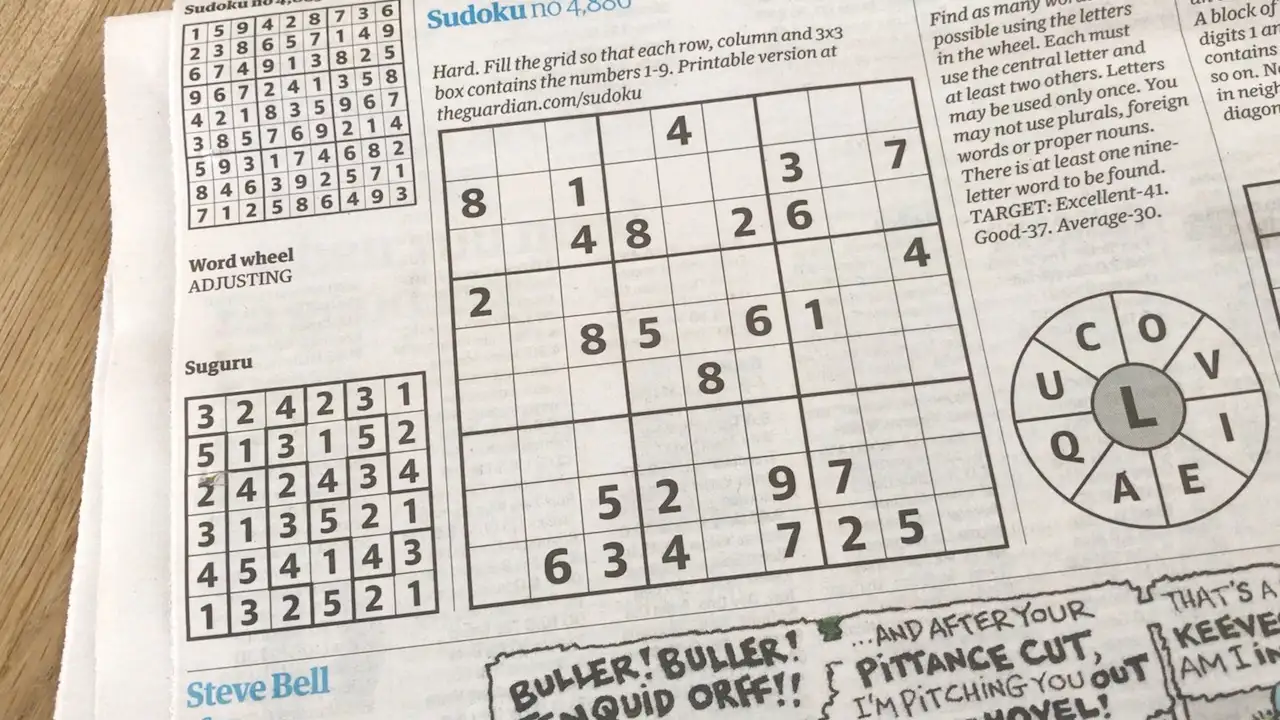
#> input picture Image test/1-puzzle.webp, 1280 x 720 px
$ python -i image_processing.py   (imports and definitions only)
#> lines starting #> are read from the running program, lines starting #| are printed output that depends on the picture; after the words box and inside, x2 and y2 are one past the last pixel; in counts of white or black regions, pixels touching at a corner belong together
import cv2
import numpy as np
import tensorflow as tf

# [4 lines left out: function preprocess, not called in this run]

def extract_frame(img):
    frame = np.zeros(img.shape, np.uint8)

    thresh = cv2.adaptiveThreshold(img, 255, 0, 1, 9, 5)
    contours, hier = cv2.findContours(thresh, cv2.RETR_TREE, cv2.CHAIN_APPROX_SIMPLE)

    biggest_contour = []
    res = []
    max_area = 0
    for contour in contours:
        area = cv2.contourArea(contour)
        perimeter = cv2.arcLength(contour, True)
        approx = cv2.approxPolyDP(contour, 0.01 * perimeter, True)
        if len(approx) == 4 and area > max_area and area > 40000:
            max_area = area
            biggest_contour = approx
    if len(biggest_contour) > 0:
        cv2.drawContours(frame, [biggest_contour], 0, 255, -1)
        cv2.drawContours(frame, [biggest_contour], 0, 0, 2)
        res = cv2.bitwise_and(img, frame)
    return res, biggest_contour, frame, thresh

# [9 lines of commented-out code are left out]

# [132 lines left out: functions get_corners, perspective_transform, extract_numbers, preprocess_numbers, center_numbers, process_cell and 6 more, not called in this run]

>>> import cv2
>>> picture = cv2.imread('Image test/1-puzzle.webp', cv2.IMREAD_GRAYSCALE)
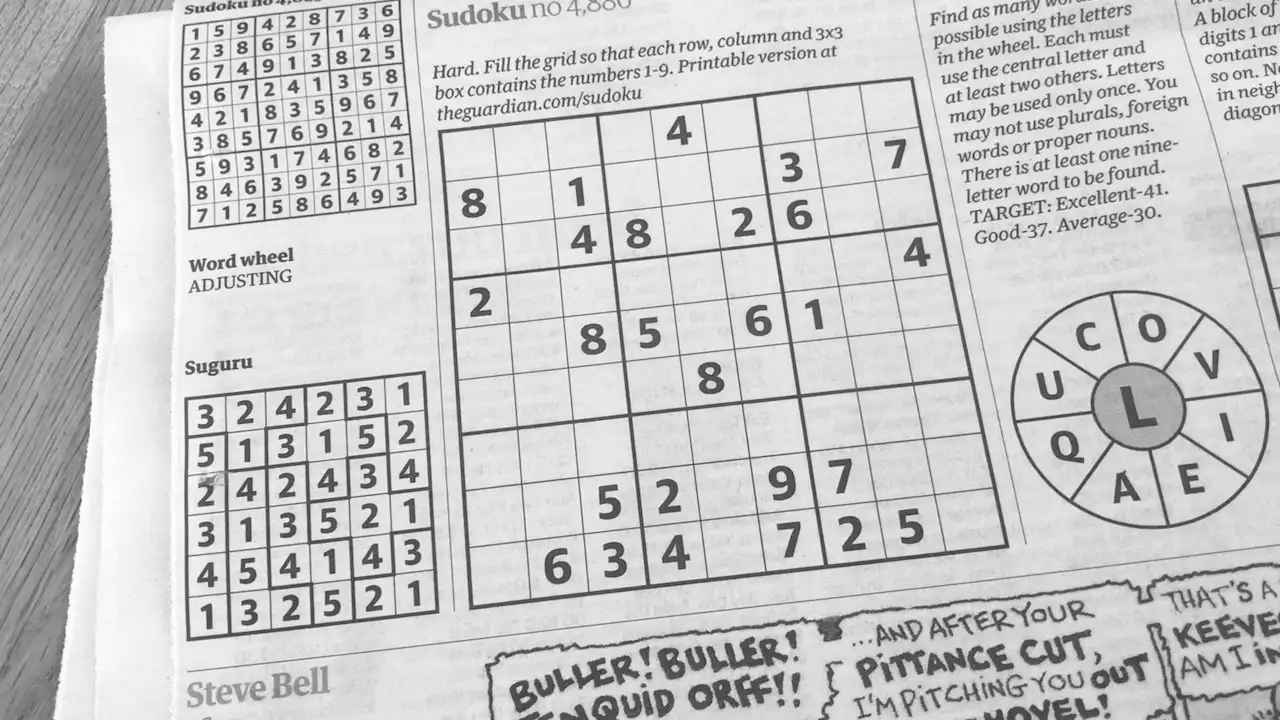
#> picture: shape (720, 1280); min 39, max 255, mean 200
>>> result = extract_frame(picture)
#> in extract_frame, `thresh = cv2.adaptiveThreshold(img, 255, 0, 1, 9, 5)`:
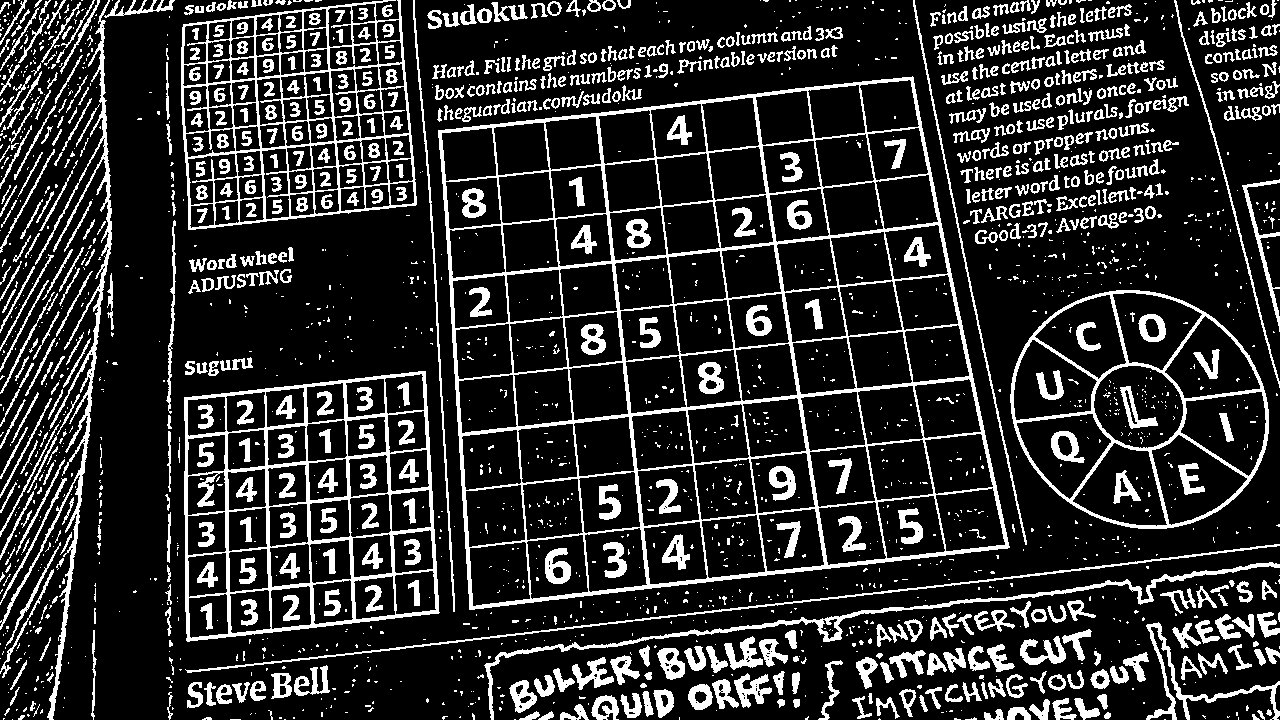
#> thresh: shape (720, 1280); 18% white; 2255 white regions (1484 under 20 px)
#> in extract_frame, `contours, hier = cv2.findContours(thresh, cv2.RETR_TREE, cv2.CHAIN_APP..`: contours = 2810 contours, 1753 with area under 20; largest, box (x1, y1, x2, y2) and area: (438, 76, 1010, 610) 243429, (184, 371, 440, 642) 60097, (1010, 290, 1269, 529) 47928, (181, 0, 417, 230) 45893, (1093, 365, 1184, 449) 5770
#> the loop in extract_frame, `for contour in contours:` made 2810 passes
#> (area, perimeter, max_area, biggest_contour) on passes 706, 1625: (60097, 1010.3, 60097, [[425, 371], [184, 397], [187, 641], [439, 612]]), (243429, 2065.1, 243429, [[912, 76], [438, 130], [469, 609], [1009, 547]])
#> (area, perimeter) on passes 27, 32, 33, 34, 40, 47: (27.5, 19.9), (55.5, 38.38), (66, 47.8), (21.5, 25.56), (95.5, 68.04), (176.5, 74.04)
#> after the loop in extract_frame, `for contour in contours:`: max_area = 243429
#> in extract_frame, `cv2.drawContours(frame, [biggest_contour], 0, 255, -1)`: frame: shape (720, 1280); 26.6% white; 1 white region, box (x1, y1, x2, y2) and area: (438, 76, 1010, 610) 245521
#> in extract_frame, `cv2.drawContours(frame, [biggest_contour], 0, 0, 2)`:
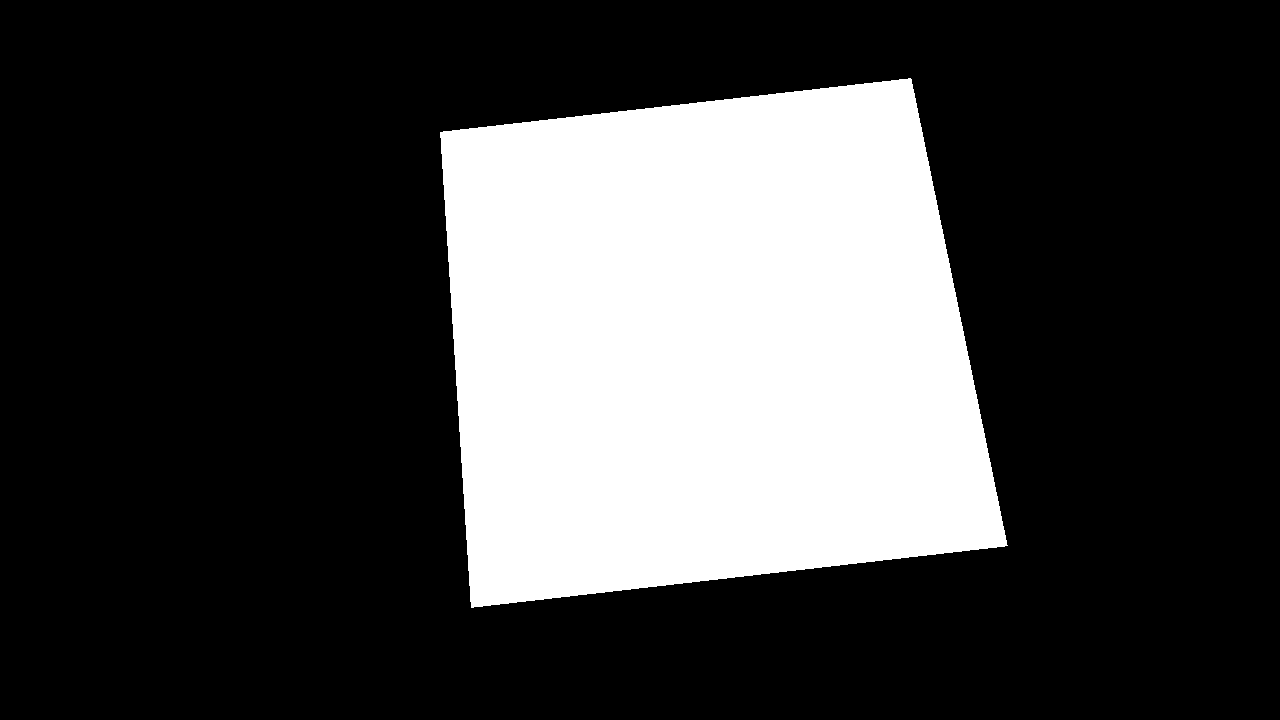
#> frame: shape (720, 1280); 26.2% white; 1 white region, box (x1, y1, x2, y2) and area: (440, 78, 1008, 608) 241616
#> in extract_frame, `res = cv2.bitwise_and(img, frame)`:
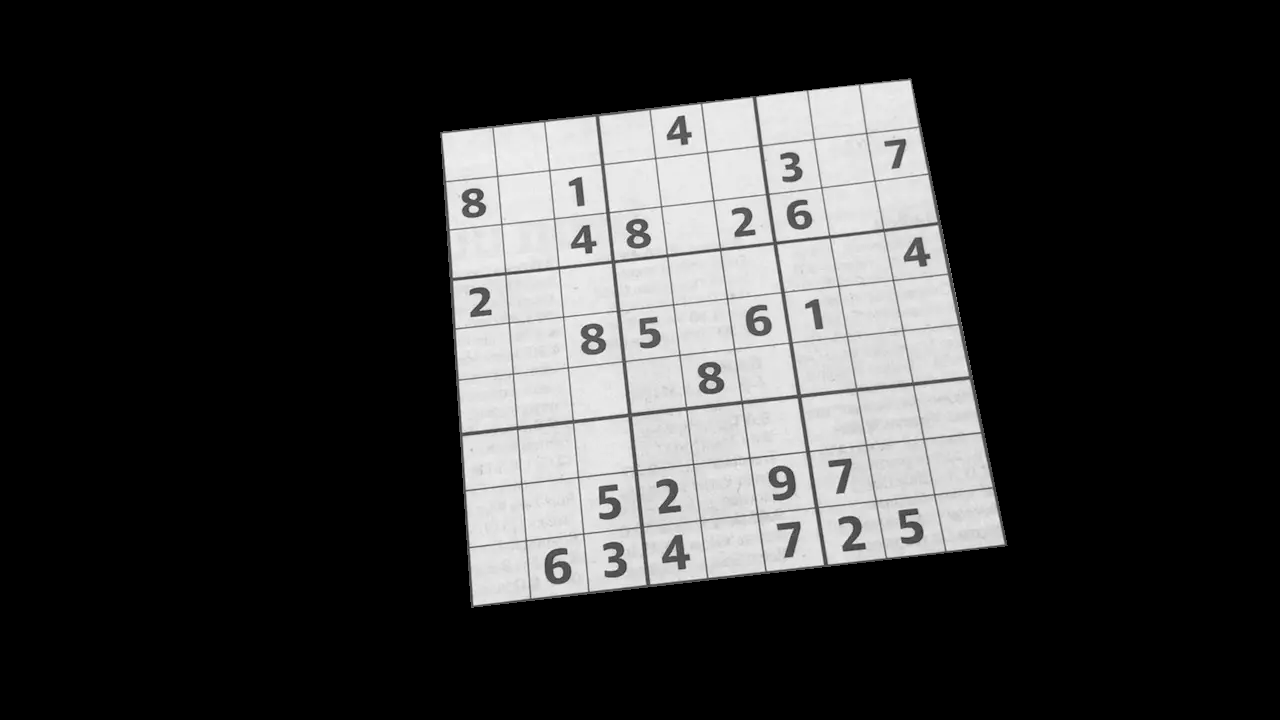
#> res: shape (720, 1280); min 0, max 252, mean 54.4
